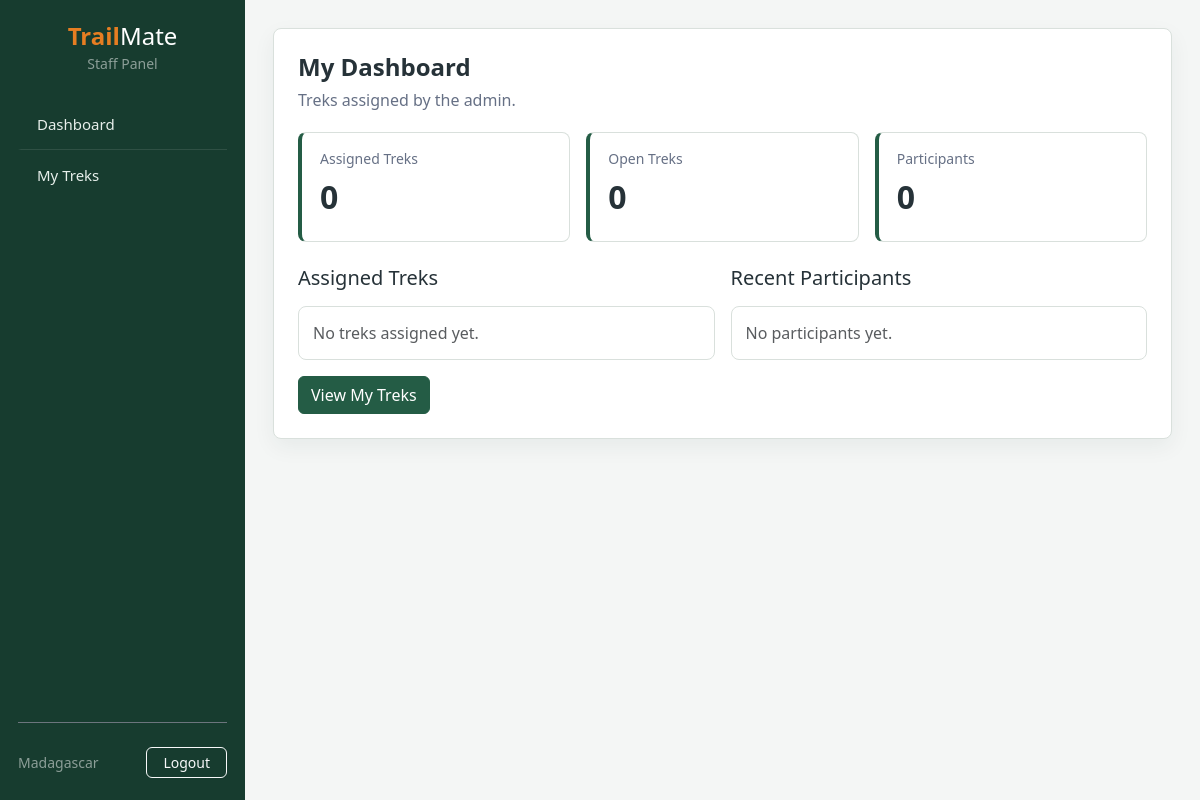
Before: /staff/dashboard (signed in) with the older database file.
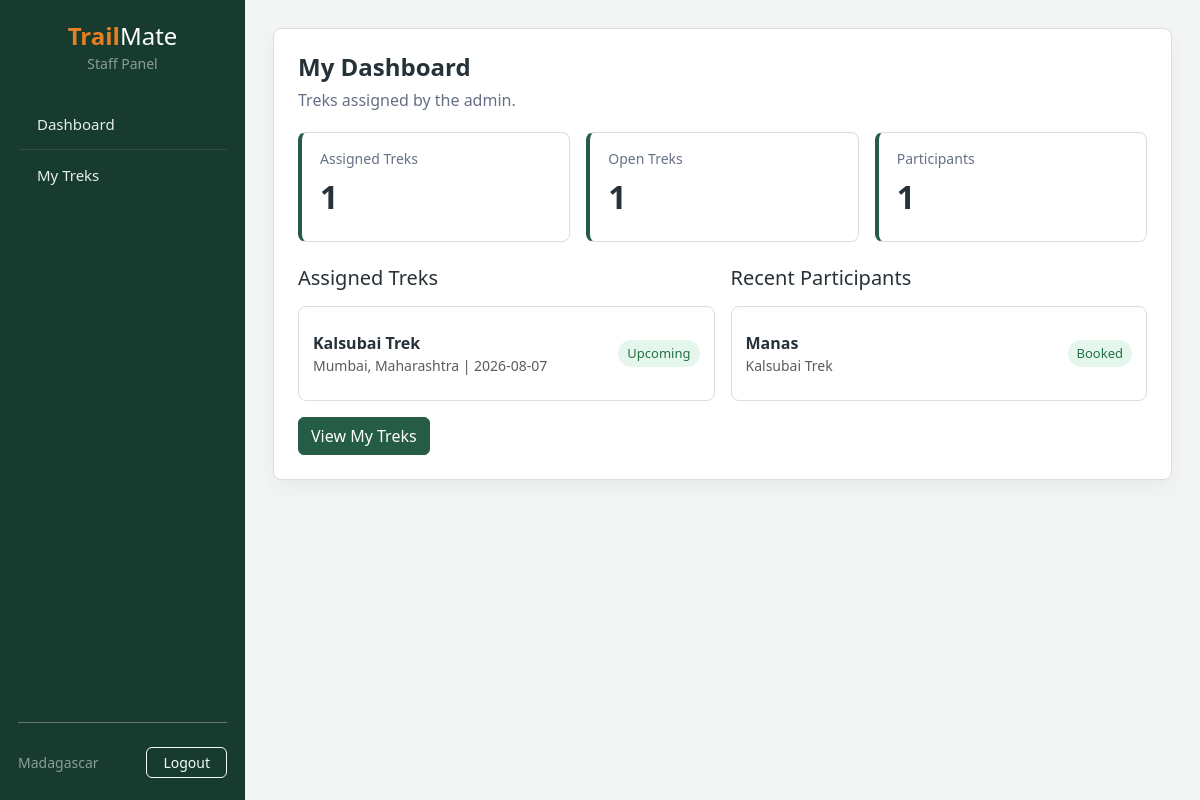
After: the same page with the newer database file.
### models.py (models this page shows)
class Trek(db.Model):
    trek_id = db.Column(db.Integer, primary_key=True)
    trek_name = db.Column(db.String(150), nullable=False)
    location = db.Column(db.String(150), nullable=False)
    difficulty = db.Column(db.String(50), nullable=False)
    duration = db.Column(db.String(50), nullable=False)  # e.g., '5 Days'
    available_slots = db.Column(db.Integer, nullable=False)
    assigned_staff_id = db.Column(db.Integer, db.ForeignKey('user.id'), nullable=True)
    status = db.Column(db.String(50), nullable=False, default='Upcoming')  # Upcoming/Ongoing/Completed
    start_date = db.Column(db.Date, nullable=False)
    end_date = db.Column(db.Date, nullable=False)
    bookings = db.relationship('Booking', backref='trek', lazy=True)

class Booking(db.Model):
    booking_id = db.Column(db.Integer, primary_key=True)
    user_id = db.Column(db.Integer, db.ForeignKey('user.id'), nullable=False)
    trek_id = db.Column(db.Integer, db.ForeignKey('trek.trek_id'), nullable=False)
    booking_date = db.Column(db.DateTime, nullable=False, default=datetime.utcnow)
    status = db.Column(db.String(50), nullable=False, default='Confirmed')  # Confirmed/Cancelled

class User(db.Model, UserMixin):
    id = db.Column(db.Integer, primary_key=True)
    name = db.Column(db.String(100), nullable=False)
    email = db.Column(db.String(120), unique=True, nullable=False)
    password = db.Column(db.String(200), nullable=False)
    role = db.Column(db.String(20), nullable=False, default='user')
    contact_details = db.Column(db.String(200), nullable=True)
    status = db.Column(db.String(20), nullable=False, default='Active')  # Active/Inactive/Pending
    assigned_treks = db.relationship('Trek', backref='assigned_staff', lazy=True)
    bookings = db.relationship('Booking', backref='user', lazy=True)

### routes/staff.py (the view)
@staff_bp.route('/dashboard')
@login_required
@staff_required
def dashboard():
    assigned = Trek.query.filter_by(assigned_staff_id=current_user.id).all()
    total_assigned = len(assigned)
    open_count = sum(1 for trek in assigned if trek.status == 'Upcoming')
    total_participants = Booking.query.join(Trek).filter(
        Trek.assigned_staff_id == current_user.id,
        Booking.status == 'Confirmed'
    ).count()
    recent_bookings = Booking.query.join(Trek).filter(
        Trek.assigned_staff_id == current_user.id,
        Booking.status == 'Confirmed'
    ).order_by(Booking.booking_date.desc()).limit(5).all()
    return render_template('staff/dashboard.html',
                           total_assigned=total_assigned,
                           open_count=open_count,
                           total_participants=total_participants,
                           recent_bookings=recent_bookings,
                           assigned_treks=assigned[:5])

### routes/staff.py (called while the page is built)
def staff_required(f):
    @wraps(f)
    def decorated_function(*args, **kwargs):
        if not current_user.is_authenticated or current_user.role != 'staff':
            flash('Access Denied. Staff privileges required.', 'danger')
            return redirect(url_for('auth.login'))
        return f(*args, **kwargs)
    return decorated_function

### templates/staff/dashboard.html (shortened to what this page needs)
{% extends "staff/staff_layout.html" %}
{% block staff_content %}
<h3 class="page-title">My Dashboard</h3>
<p class="page-subtitle">Treks assigned by the admin.</p>
<div class="row g-3 mb-4">
    <div class="col-md-4">
        <div class="stat-box">
            <h6>Assigned Treks</h6>
            <h2>{{ total_assigned }}</h2>
        </div>
    </div>
    <div class="col-md-4">
        <div class="stat-box">
            <h6>Open Treks</h6>
            <h2>{{ open_count }}</h2>
        </div>
    </div>
    <div class="col-md-4">
        <div class="stat-box">
            <h6>Participants</h6>
            <h2>{{ total_participants }}</h2>
        </div>
    </div>
</div>
<div class="row g-3">
    <div class="col-lg-6">
        <h5 class="mb-3">Assigned Treks</h5>
        <div class="simple-list">
            {% for trek in assigned_treks %}
            <div class="list-line">
                <div>
                    <strong>{{ trek.trek_name }}</strong>
                    <div class="small text-muted">{{ trek.location }} | {{ trek.start_date }}</div>
                </div>
                <span class="status-label status-{{ trek.status|lower }}">{{ trek.status }}</span>
            </div>
            {% else %}
            <div class="text-muted">No treks assigned yet.</div>
            {% endfor %}
        </div>
    </div>
    <div class="col-lg-6">
        <h5 class="mb-3">Recent Participants</h5>
        <div class="simple-list">
            {% for booking in recent_bookings %}
            <div class="list-line">
                <div>
                    <strong>{{ booking.user.name }}</strong>
                    <div class="small text-muted">{{ booking.trek.trek_name }}</div>
                </div>
                <span class="status-label status-confirmed">Booked</span>
            </div>
            {% else %}
            <div class="text-muted">No participants yet.</div>
            {% endfor %}
        </div>
    </div>
</div>
<a href="{{ url_for('staff.assigned_treks') }}" class="btn btn-primary mt-3">View My Treks</a>
{% endblock %}

Changed rows visible on the page:
now on this page (row edited): Trek: trek_name "Kalsubai Trek", location "Mumbai, Maharashtra", start_date "2026-08-07", status "Upcoming"
added Booking: user.name "Manas", trek.trek_name "Kalsubai Trek"
Other visible differences:
{{ total_assigned }}: "0" → "1"
{{ open_count }}: "0" → "1"
{{ total_participants }}: "0" → "1"
text no longer shown: "No treks assigned yet. No participants yet."
